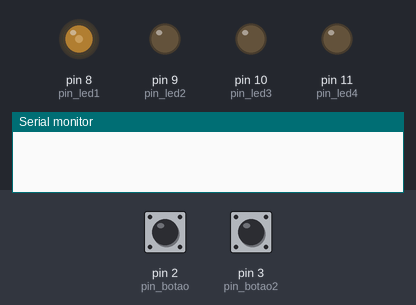
Simulated run of this sketch. Board: Arduino Uno, built with avr-gcc and run on an emulated ATmega328P. Parts: output pins drawn as LEDs (lit = HIGH), the last lines printed to the serial monitor. The test bench sets the inputs (shaded band); at power-on: pin 2 (pin_botao) LOW, pin 3 (pin_botao2) LOW.

Above: at 1.2 s.
1.3 s: pin 2 (pin_botao) pulled HIGH for 0.15 s
At 1.8 s:
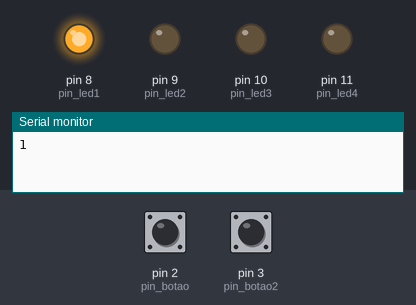
2.9 s: pin 3 (pin_botao2) pulled HIGH for 0.15 s
At 3.5 s:
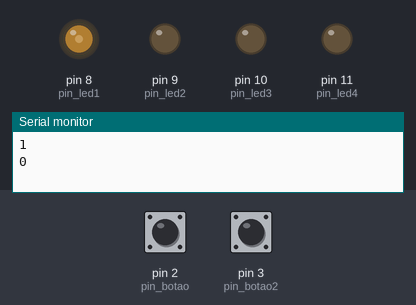
4.5 s: pin 2 (pin_botao) pulled HIGH for 1 s
At 5.9 s:
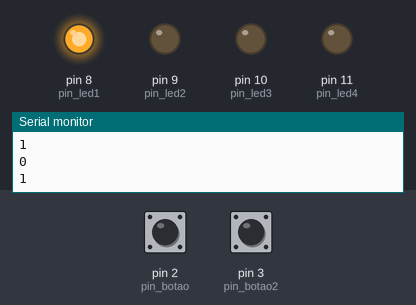
7.0 s: pin 2 (pin_botao) pulled HIGH for 3.2 s
At 7.5 s:
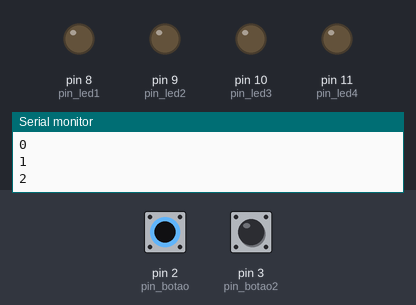
11.7 s: pin 2 (pin_botao) pulsed HIGH 5 times (0.12 s each, 0.3 s apart)
At 13.5 s:
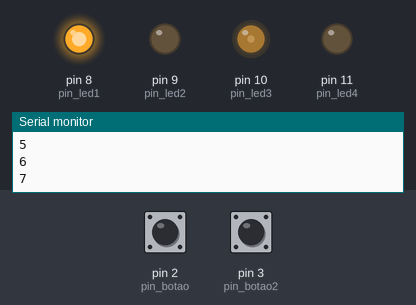
14.7 s: pin 2 (pin_botao) pulled HIGH for 0.15 s
At 15.6 s:
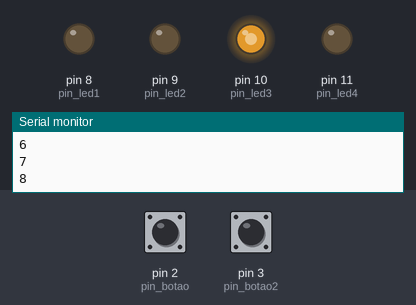
Timing chart, 0 to 17.3 s (numbered marks = the images above; inputs shaded):
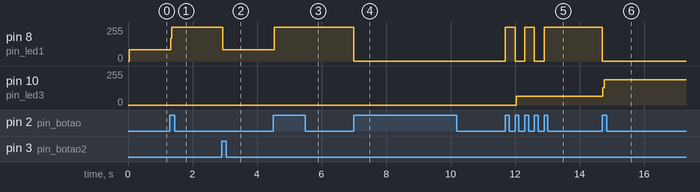

Measured:
- after the input at 1.3 s, pin 8 (pin_led1): 85/255 → 255/255 at once
- after the input at 2.9 s, pin 8 (pin_led1): 255/255 → 85/255 at once
- after the input at 4.5 s, pin 8 (pin_led1): 85/255 → 255/255 at once
- after the input at 7.0 s, pin 8 (pin_led1): 255/255 → 0/255 at once
- after the input at 11.7 s, pin 8 (pin_led1): alternates 255/255 for 0.30 s and 0/255 for 0.30 s, 5 changes in all, then stays 255/255, starting at once; pin 10 (pin_led3): 0/255 → 66/255 after 0.34 s
- after the input at 14.7 s, pin 8 (pin_led1): 255/255 → 0/255 at once; pin 10 (pin_led3): 66/255 → 189/255 at once

The sketch:

aula_15_ex_4.ino
```cpp
#define pin_led1 8
#define pin_led2 9
#define pin_led3 10
#define pin_led4 11
#define pin_botao 2
#define pin_botao2 3
int conta = 0;
int tic = 0;
int tic2 = 0;

void setup() {
Serial.begin(9600);
pinMode(pin_led1, OUTPUT);
pinMode(pin_led2, OUTPUT);
pinMode(pin_led3, OUTPUT);
pinMode(pin_led4, OUTPUT);
pinMode(pin_botao, INPUT);
pinMode(pin_botao2, INPUT);
}


void loop() {
  bool est1 = digitalRead(pin_botao);
  bool est2 = digitalRead(pin_botao2);

  if ((est1==1)&&(tic==0)){
    conta+=1;
    tic +=1;
    Serial.println(conta);
  }
  if ((est1== 0)) {
    tic=0;
  }
  if ((est2==1)&&(tic2==0)){
  conta-=1;
  tic2+=1;
  Serial.println(conta);
  }
  if ((est2==0)){
    tic2=0;
  }
  if (conta==0) {
    digitalWrite(pin_led1, HIGH);
    digitalWrite(pin_led2, LOW);
    tic2+=1;
  }else{
    digitalWrite(pin_led2, LOW);
  }
  if (conta==15) {
    digitalWrite(pin_led1, LOW);
    digitalWrite(pin_led2, HIGH);
    tic+=1;
  }else{
    digitalWrite(pin_led2, LOW);
  }
  if ((conta % 2)==1){
    digitalWrite(pin_led1, HIGH);
  }else{
    digitalWrite(pin_led1, LOW);
  }
  if (((conta>>2) % 2)==1){
    digitalWrite(pin_led3, HIGH);
  }else{
    digitalWrite(pin_led3, LOW);
  }
  if (((conta>>3) % 2) == 1){
    digitalWrite(pin_led3, HIGH);
  }else{
    digitalWrite(pin_led3, LOW);
  }
}

  // } else {
  //   digitalWrite(pin_led1, 0);
  // }
  // if ((est1==1)||(est2==1)){
  //   digitalWrite(pin_led2, 1);
  // } else {
  //   digitalWrite(pin_led2, 0);
  // }
  // if ((est1==1)^(est2==1)){
  //   digitalWrite(pin_led3, 1);
  // } else {
  //   digitalWrite(pin_led3, 0);

  // }
  // }
```
